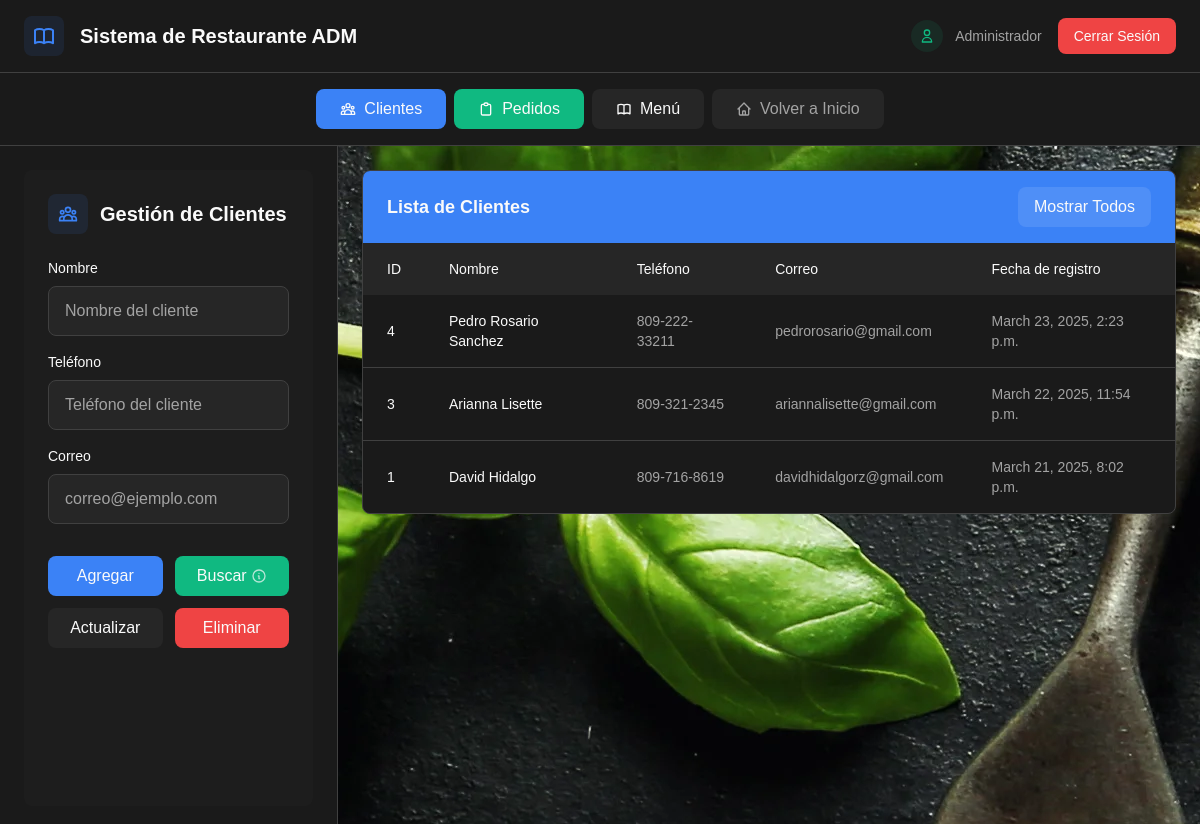
/home/client/ (signed in), run on an earlier commit of the app's database.
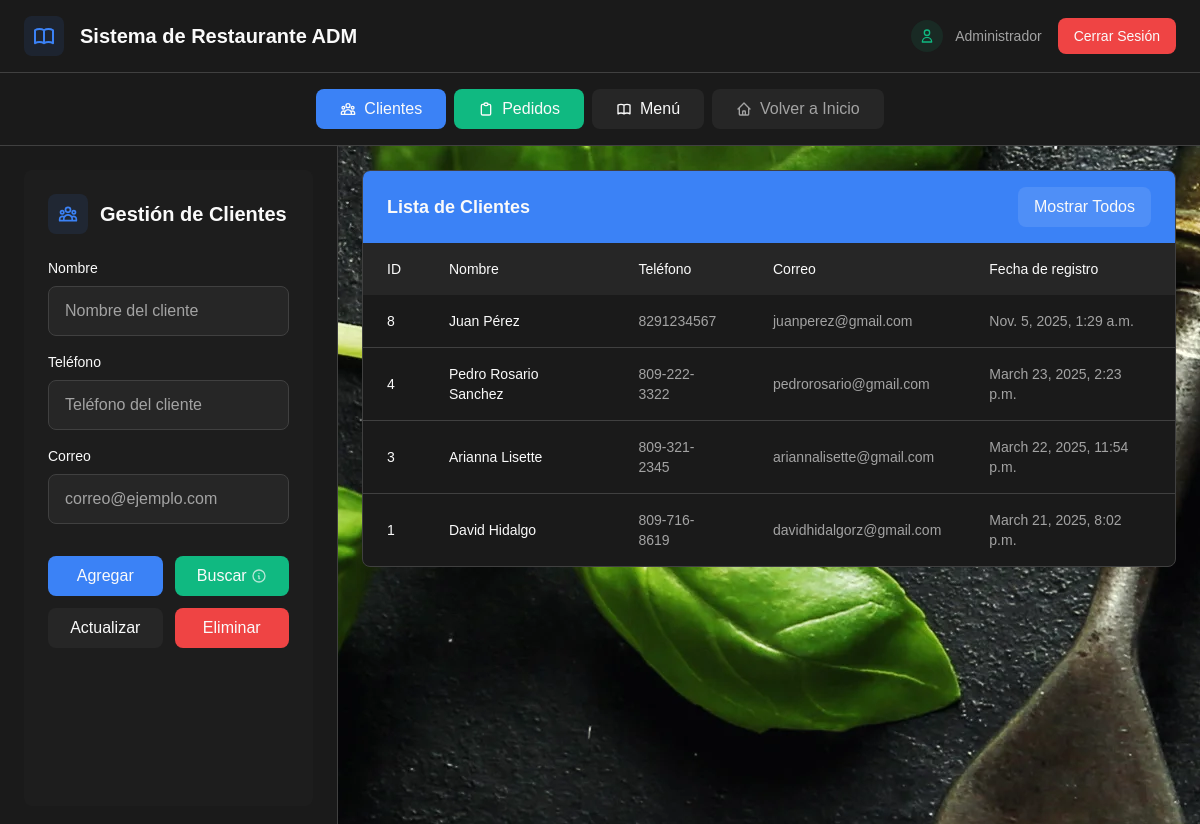
And on a later commit of the database.
### Web_Restaurante/models.py (models this page shows, shortened)
class Cliente(models.Model):
    nombre = models.CharField(max_length=100)
    telefono = models.CharField(max_length=15)
    correo = models.EmailField()
    fecha_registro = models.DateTimeField(auto_now_add=True)  # Fecha y hora de creación

### Web_Restaurante/views.py (the view)
# urls.py: path('home/client/', views.cliente_view, name='client'),
@login_required
@cache_control(no_cache=True, must_revalidate=True, no_store=True)
def cliente_view(request):
    buscar_form = BuscarClienteForm(request.GET)
    clientes = Cliente.objects.all().order_by('-fecha_registro')
    form = ClienteForm()
    if request.method == 'POST':
        if 'actualizar' in request.POST:
            cliente_id = request.POST.get('cliente_id')
            if cliente_id:
                cliente = get_object_or_404(Cliente, pk=cliente_id)
                form = ClienteForm(request.POST, instance=cliente)
                if form.is_valid():
                    form.save()
                    return redirect('client')
        elif 'eliminar' in request.POST:
            cliente_id = request.POST.get('cliente_id')
            if cliente_id:
                cliente = get_object_or_404(Cliente, pk=cliente_id)
                cliente.delete()
                return redirect('client')
        elif 'buscar' in request.POST:
            nombre = request.POST.get('nombre')
            if nombre:
                clientes = clientes.filter(nombre__icontains=nombre)
        else:
            form = ClienteForm(request.POST)
            if form.is_valid():
                form.save()
                return redirect('client')
    else:
        form = ClienteForm()
    if buscar_form.is_valid():
        nombre = buscar_form.cleaned_data['nombre']
        if nombre:
            clientes = clientes.filter(nombre__icontains=nombre)
    return render(request, 'client.html', {'form': form, 'buscar_form': buscar_form, 'clientes': clientes})

### Web_Restaurante/forms.py
class ClienteForm(forms.ModelForm):
    class Meta:
        model = Cliente
        fields = ['nombre', 'telefono', 'correo']

class BuscarClienteForm(forms.Form):
    nombre = forms.CharField(max_length=100, required=False)

### Web_Restaurante/templates/client.html (shortened to what this page needs)
{% extends 'home.html' %} {% load static %}  {% block btn-header-content %}
<a
  href="{% url 'home' %}"
  class="bg-muted hover:bg-muted/80 text-muted-foreground px-6 py-2 rounded-lg font-medium transition-all duration-200 flex items-center space-x-2"
>
  <svg class="w-4 h-4" fill="none" stroke="currentColor" viewBox="0 0 24 24">
    <path
      stroke-linecap="round"
      stroke-linejoin="round"
      stroke-width="2"
      d="M3 12l2-2m0 0l7-7 7 7M5 10v10a1 1 0 001 1h3m10-11l2 2m-2-2v10a1 1 0 01-1 1h-3m-6 0a1 1 0 001-1v-4a1 1 0 011-1h2a1 1 0 011 1v4a1 1 0 001 1m-6 0h6"
    ></path>
  </svg>
  <span>Volver a Inicio</span>
</a>
{% endblock %} {% block content %}
<div class="flex h-[calc(100vh-140px)]">
  <div class="w-98 bg-card border-r border-border p-6">
    <div class="bg-secondary/30 rounded-lg p-6 h-full">
      {% block sidebar_content %}
      <div class="space-y-6">
        <div class="flex items-center space-x-3 mb-6">
          <div
            class="w-10 h-10 bg-primary/10 rounded-lg flex items-center justify-center"
          >
          </div>
          <h2 class="text-xl font-bold text-foreground">Gestión de Clientes</h2>
        </div>
        <form method="post" id="client-form" class="space-y-4">
          <div>
            <label
              for="name_client"
              class="block text-sm font-medium text-foreground mb-2"
              >Nombre</label
            >
            <input
              type="text"
              name="nombre"
              id="name_client"
              class="w-full px-4 py-3 bg-input border border-border rounded-lg focus:ring-2 focus:ring-primary focus:border-transparent transition-all duration-200 text-foreground placeholder-muted-foreground"
              placeholder="Nombre del cliente"
            />
          </div>
          <div>
            <label
              for="tel_client"
              class="block text-sm font-medium text-foreground mb-2"
              >Teléfono</label
            >
            <input
              type="text"
              name="telefono"
              id="tel_client"
              class="w-full px-4 py-3 bg-input border border-border rounded-lg focus:ring-2 focus:ring-primary focus:border-transparent transition-all duration-200 text-foreground placeholder-muted-foreground"
              placeholder="Teléfono del cliente"
            />
          </div>
          <div>
            <label
              for="email_client"
              class="block text-sm font-medium text-foreground mb-2"
              >Correo</label
            >
            <input
              type="email"
              name="correo"
              id="email_client"
              class="w-full px-4 py-3 bg-input border border-border rounded-lg focus:ring-2 focus:ring-primary focus:border-transparent transition-all duration-200 text-foreground placeholder-muted-foreground"
              placeholder="correo@ejemplo.com"
            />
          </div>
          <div class="grid grid-cols-2 gap-3 pt-4">
            <button
              type="submit"
              name="agregar"
              class="bg-primary hover:bg-primary/90 text-primary-foreground px-4 py-2 rounded-lg font-medium transition-all duration-200"
            >
              Agregar
            </button>
            <button
              type="submit"
              name="buscar"
              class="bg-accent hover:bg-accent/90 text-accent-foreground px-4 py-2 rounded-lg font-medium transition-all duration-200 flex items-center justify-center space-x-1"
            >
              <span>Buscar</span>
              <div class="group relative">
                <svg
                  class="w-4 h-4 text-accent-foreground/70"
                  fill="none"
                  stroke="currentColor"
                  viewBox="0 0 24 24"
                >
                  <path
                    stroke-linecap="round"
                    stroke-linejoin="round"
                    stroke-width="2"
                    d="M13 16h-1v-4h-1m1-4h.01M21 12a9 9 0 11-18 0 9 9 0 0118 0z"
                  ></path>
                </svg>
              </div>
            </button>
            <button
              type="submit"
              name="actualizar"
              class="bg-secondary hover:bg-secondary/80 text-secondary-foreground px-4 py-2 rounded-lg font-medium transition-all duration-200"
            >
              Actualizar
            </button>
            <button
              type="submit"
              name="eliminar"
              class="bg-destructive hover:bg-destructive/90 text-destructive-foreground px-4 py-2 rounded-lg font-medium transition-all duration-200"
            >
              Eliminar
            </button>
          </div>
        </form>
      </div>
      {% endblock %}
    </div>
  </div>
  <div class="flex-1 p-6 overflow-auto">
    {% block table_content %}
    <div class="bg-card rounded-lg border border-border overflow-hidden">
      <div class="bg-primary px-6 py-4 flex items-center justify-between">
        <h3 class="text-lg font-semibold text-primary-foreground">
          Lista de Clientes
        </h3>
        <button
          type="button"
          id="show-all-clients"
          class="bg-primary-foreground/10 hover:bg-primary-foreground/20 text-primary-foreground px-4 py-2 rounded-lg font-medium transition-all duration-200"
        >
          Mostrar Todos
        </button>
      </div>
      <div class="overflow-x-auto">
        <table class="w-full">
          <thead class="bg-secondary">
            <tr>
              <th
                class="px-6 py-4 text-left text-sm font-medium text-secondary-foreground"
              >
                ID
              </th>
              <th
                class="px-6 py-4 text-left text-sm font-medium text-secondary-foreground"
              >
                Nombre
              </th>
              <th
                class="px-6 py-4 text-left text-sm font-medium text-secondary-foreground"
              >
                Teléfono
              </th>
              <th
                class="px-6 py-4 text-left text-sm font-medium text-secondary-foreground"
              >
                Correo
              </th>
              <th
                class="px-6 py-4 text-left text-sm font-medium text-secondary-foreground"
              >
                Fecha de registro
              </th>
            </tr>
          </thead>
          <tbody class="divide-y divide-border">
            {% for cliente in clientes %}
            <tr
              onclick="fillForm('{{ cliente.id }}', '{{ cliente.nombre }}', '{{ cliente.telefono }}', '{{ cliente.correo }}')"
              class="hover:bg-muted/30 cursor-pointer transition-colors duration-200"
            >
              <td class="px-6 py-4 text-sm text-foreground">
                {{ cliente.id }}
              </td>
              <td class="px-6 py-4 text-sm text-foreground font-medium">
                {{ cliente.nombre }}
              </td>
              <td class="px-6 py-4 text-sm text-muted-foreground">
                {{ cliente.telefono }}
              </td>
              <td class="px-6 py-4 text-sm text-muted-foreground">
                {{ cliente.correo }}
              </td>
              <td class="px-6 py-4 text-sm text-muted-foreground">
                {{ cliente.fecha_registro }}
              </td>
            </tr>
            {% endfor %}
          </tbody>
        </table>
      </div>
    </div>
    {% endblock %}
  </div>
</div>
 {% endblock %}

### Web_Restaurante/templates/home.html (shortened to what this page needs)
<!DOCTYPE html>
<html lang="es">
  <head>
    {% load static %}
    <link rel="stylesheet" href="{% static 'css/base_style.css' %}?v=1.1" />
    <script src="https://cdn.tailwindcss.com"></script>
  </head>
  <body class="min-h-screen bg-background text-foreground">
    <header class="bg-card border-b border-border">
      <div class="px-6 py-4">
        <div class="flex items-center justify-between">
          <div class="flex items-center space-x-4">
            <div
              class="w-10 h-10 bg-primary/10 rounded-lg flex items-center justify-center"
            >
            </div>
            <h1 class="text-xl font-bold text-foreground">
              Sistema de Restaurante ADM
            </h1>
          </div>
          <div class="flex items-center space-x-4">
            <div class="flex items-center space-x-3">
              <div
                class="w-8 h-8 bg-accent/10 rounded-full flex items-center justify-center"
              >
                <svg
                  class="w-4 h-4 text-accent"
                  fill="none"
                  stroke="currentColor"
                  viewBox="0 0 24 24"
                >
                  <path
                    stroke-linecap="round"
                    stroke-linejoin="round"
                    stroke-width="2"
                    d="M16 7a4 4 0 11-8 0 4 4 0 018 0zM12 14a7 7 0 00-7 7h14a7 7 0 00-7-7z"
                  ></path>
                </svg>
              </div>
              <span class="text-sm text-muted-foreground"
                >{{ user.username }}</span
              >
            </div>
            <a
              href="{% url 'logout' %}"
              class="bg-destructive hover:bg-destructive/90 text-destructive-foreground px-4 py-2 rounded-lg text-sm font-medium transition-all duration-200"
            >
              Cerrar Sesión
            </a>
          </div>
        </div>
      </div>
    </header>
    <nav class="bg-card border-b border-border">
      <div class="px-6 py-4">
        <div class="flex items-center justify-center space-x-2">
          <a
            href="{% url 'client' %}"
            class="bg-primary hover:bg-primary/90 text-primary-foreground px-6 py-2 rounded-lg font-medium transition-all duration-200 flex items-center space-x-2"
          >
            <span>Clientes</span>
          </a>
          <a
            href="{% url 'orders' %}"
            class="bg-accent hover:bg-accent/90 text-accent-foreground px-6 py-2 rounded-lg font-medium transition-all duration-200 flex items-center space-x-2"
          >
            <svg
              class="w-4 h-4"
              fill="none"
              stroke="currentColor"
              viewBox="0 0 24 24"
            >
              <path
                stroke-linecap="round"
                stroke-linejoin="round"
                stroke-width="2"
                d="M9 5H7a2 2 0 00-2 2v12a2 2 0 002 2h10a2 2 0 002-2V7a2 2 0 00-2-2h-2M9 5a2 2 0 002 2h2a2 2 0 002-2M9 5a2 2 0 012-2h2a2 2 0 012 2"
              ></path>
            </svg>
            <span>Pedidos</span>
          </a>
          <a
            href="{% url 'menu' %}"
            class="bg-secondary hover:bg-secondary/80 text-secondary-foreground px-6 py-2 rounded-lg font-medium transition-all duration-200 flex items-center space-x-2"
          >
            <span>Menú</span>
          </a>
          {% block btn-header-content %}{% endblock %}
        </div>
      </div>
    </nav>
    <main class="flex-1">
      {% block content %}{% endblock %}
    </main>
  </body>
</html>

### Web_Restaurante/static/css/base_style.css (style rules this page uses)
body { margin: 0; font-family: sans-serif; background-image: url('../images/background.webp'); background-size: auto; background-color: #000000; background-repeat: no-repeat; height: 100vh; }

What changed in the data, as far as the page shows it:
added Cliente: id "8", nombre "Juan Pérez", telefono "8291234567", correo "juanperez@gmail.com", fecha_registro "Nov. 5, 2025, 1:29 a.m."
changed Cliente "Pedro Rosario Sanchez": telefono "809-222-33211" → "809-222-3322"
